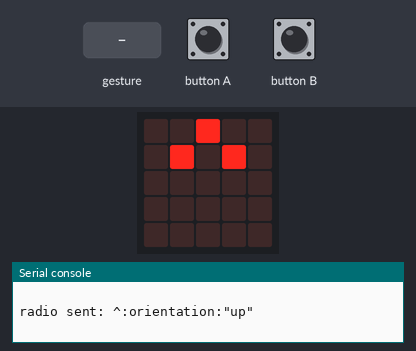
Simulated run of this program. Board: BBC micro:bit running MicroPython. On the bench: the board's 5×5 LED display, the last lines printed to the serial console. The inputs (shaded band) are chosen by the test bench. Files the program writes start out absent; no radio messages arrive unless stated (any console line starting 'radio sent:' is added by the test bench); a tilt is held for 1.5 s and a shake lasts 1 s, then the board lies face up again; files that are not in the repository are absent.

Above: at 1.4 s.
1.5 s: gesture 'up'
At 2.3 s:
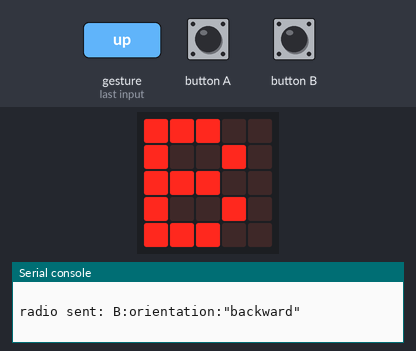
4.5 s: gesture 'face down'
At 5.8 s:
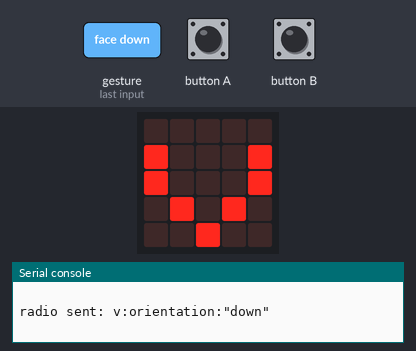
12.2 s: gesture 'right'
At 13.5 s:
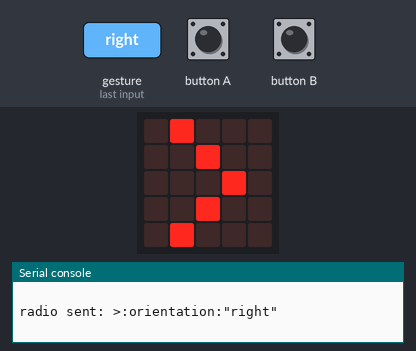
Timing chart, 0 to 15.2 s (numbered marks = the images above; inputs shaded):
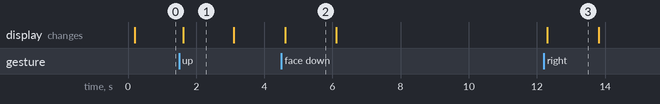

Measured:
- after the input at 1.5 s, the display: changes after 0.11 s (image 1)
- after the input at 4.5 s, the display: changes after 0.12 s (image 2)
- after the input at 12.2 s, the display: changes after 0.10 s (image 3)
- what the display in image 1 shows lasts 1.5 s, from 1.6 s to 3.1 s

The program:

tx_gesture.py
```python
# Remote micro:bit - boot with 'a' button pressed for passive infrared, boot without for face up/down
import radio, math
from microbit import *

# Common - easier this way due to simple build process
class COMMS: # character, json
    IR = (Image.HEART, 'ir:true\n')
    BUTTON_A = ('a', 'button_a:true\n')
    BUTTON_B = ('b', 'button_b:true\n')
    FACE_UP = ('^', 'orientation:"up"\n')
    FACE_DOWN = ('v', 'orientation:"down"\n')
    LEFT = ('<', 'orientation:"left"\n')
    RIGHT = ('>', 'orientation:"right"\n')
    UP = ('B', 'orientation:"backward"\n')
    DOWN = ('F', 'orientation:"forward"\n')
    arr = [IR, BUTTON_A, BUTTON_B, FACE_UP, FACE_DOWN, LEFT, RIGHT, UP, DOWN]

_channel = 0
CONFIG_FILE = 'config.txt'

# The radio won't work unless it's switched on.
def radio_on():
    print('{"channel":' + str(_channel) + '}')
    # set the channel
    radio.config(channel=_channel, power=1, length=128, data_rate=radio.RATE_2MBIT)
    radio.on()

def display_channel():
    if _channel <= 9:
        display.show(str(_channel))
    else:
        display.show(chr(_channel-10+ord('A')))

def check_button(button, add):
  global _channel # this allows us to change the global variable
  if button.is_pressed():
    _channel = _channel + add # which we do here
    if _channel < 0:
      _channel = 15
    elif _channel > 15:
      _channel = 0
    save()
    display_channel()
    sleep(500) # this is 0.5 seconds, or 500 millisecon

def config():
    display_channel()
    while True:
        check_button(button_a, -1)
        check_button(button_b, 1)

def save():
    with open(CONFIG_FILE, 'w') as file:
        file.write(str(_channel))

def load():
    global _channel
    try:
        with open(CONFIG_FILE, 'r') as file:
            data = file.read()
            _channel = int(data)
    except:
        print('{"Initialising":true}')
        save()
    display_channel()
    sleep(200)

def gesture():
    last_gesture = ""
    ticks = 0
    while True:
        msg = ""
        msg_a = COMMS.BUTTON_A[0]+':'+COMMS.BUTTON_A[1]
        msg_b = COMMS.BUTTON_B[0]+':'+COMMS.BUTTON_B[1]
        if button_a.was_pressed():
            msg = msg_a
            if button_b.is_pressed():
                msg += msg_b
        if button_b.was_pressed():
            msg = msg_b
            if button_a.is_pressed():
                msg += msg_a
        gest = accelerometer.current_gesture()
        if gest == last_gesture:
            ticks += 1
            if ticks == 50:
                ticks=0
            else:
                sleep(20)
        else:
            last_gesture = gest
            ticks = 0
        if ticks == 0:
            comms = False
            if gest == 'face up':
                comms = COMMS.FACE_UP
            elif gest == 'face down':
                comms = COMMS.FACE_DOWN
            elif gest == 'up':
                comms = COMMS.UP
            elif gest == 'down':
                comms = COMMS.DOWN
            elif gest == 'left':
                comms = COMMS.LEFT
            elif gest == 'right':
                comms = COMMS.RIGHT
            if comms != False:
                display.show(comms[0])
                msg += comms[0]+':'+comms[1]
        if msg != "":
            radio.send(msg)
#            print(msg)
    return # never does

#Main program
print('{"started":true}')
load()
radio_on()
if button_a.is_pressed() and not button_b.is_pressed(): # only a pressed
    config()
else:
    gesture()


# def visitor_sense(): loop this:
#        if (pin0.read_digital() == 1):
#           COMMS.send(COMMS.IR)
#elif button_a.is_pressed() and not button_b.is_pressed():
#    visitor_sense()
```
